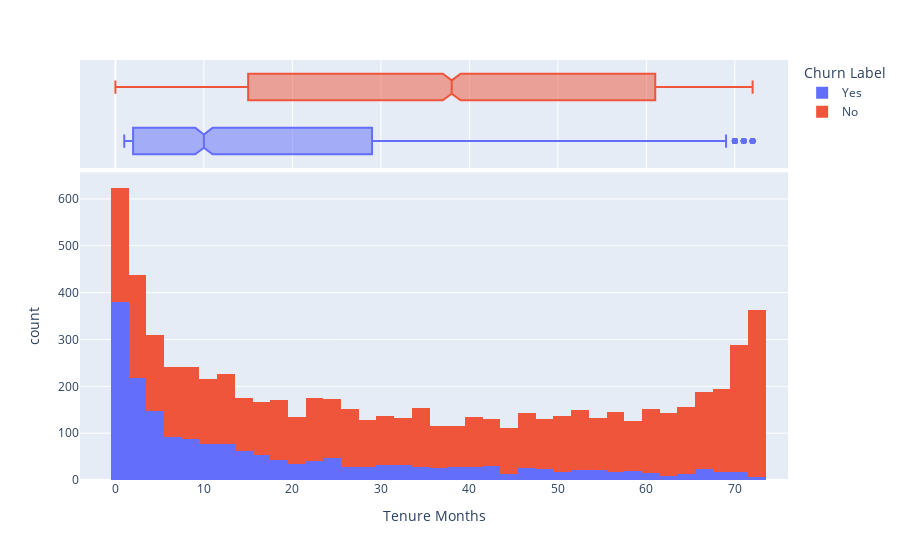

The cell this chart's notebook holds for it:
### Markdown cell above
I think it's crucial to analyze how long consumers have used the service and how many months they stay before looking at what services they've utilized and their other qualities.

Let's see how many months the churned customers used our service and when the most stopped utilizing it.

### Code cell
fig = px.histogram(df, x="Tenure Months", color="Churn Label", marginal="box")
fig.show()

### Figure 1 — Plotly figure (JSON) as saved in the notebook; plotly's stock layout.template omitted (floating-point values rounded to 4 significant figures; data arrays with more than 128 entries replaced by an {"elided": "..."} marker saying what was removed)
{"data": [{"alignmentgroup": "True", "bingroup": "x", "hovertemplate": "Churn Label=Yes<br>Tenure Months=%{x}<br>count=%{y}<extra></extra>", "legendgroup": "Yes", "marker": {"color": "#636efa", "pattern": {"shape": ""}}, "name": "Yes", "offsetgroup": "Yes", "orientation": "v", "showlegend": true, "x": {"elided": "1869 int values"}, "xaxis": "x", "yaxis": "y", "type": "histogram"}, {"alignmentgroup": "True", "hovertemplate": "Churn Label=Yes<br>Tenure Months=%{x}<extra></extra>", "legendgroup": "Yes", "marker": {"color": "#636efa"}, "name": "Yes", "notched": true, "offsetgroup": "Yes", "showlegend": false, "x": {"elided": "1869 int values"}, "xaxis": "x2", "yaxis": "y2", "type": "box"}, {"alignmentgroup": "True", "bingroup": "x", "hovertemplate": "Churn Label=No<br>Tenure Months=%{x}<br>count=%{y}<extra></extra>", "legendgroup": "No", "marker": {"color": "#EF553B", "pattern": {"shape": ""}}, "name": "No", "offsetgroup": "No", "orientation": "v", "showlegend": true, "x": {"elided": "5174 int values"}, "xaxis": "x", "yaxis": "y", "type": "histogram"}, {"alignmentgroup": "True", "hovertemplate": "Churn Label=No<br>Tenure Months=%{x}<extra></extra>", "legendgroup": "No", "marker": {"color": "#EF553B"}, "name": "No", "notched": true, "offsetgroup": "No", "showlegend": false, "x": {"elided": "5174 int values"}, "xaxis": "x2", "yaxis": "y2", "type": "box"}], "layout": {"xaxis": {"anchor": "y", "domain": [0.0, 1.0], "title": {"text": "Tenure Months"}}, "yaxis": {"anchor": "x", "domain": [0.0, 0.7326], "title": {"text": "count"}}, "xaxis2": {"anchor": "y2", "domain": [0.0, 1.0], "matches": "x", "showticklabels": false, "showgrid": true}, "yaxis2": {"anchor": "x2", "domain": [0.7426, 1.0], "matches": "y2", "showticklabels": false, "showline": false, "ticks": "", "showgrid": false}, "legend": {"title": {"text": "Churn Label"}, "tracegroupgap": 0}, "margin": {"t": 60}, "barmode": "relative"}}
